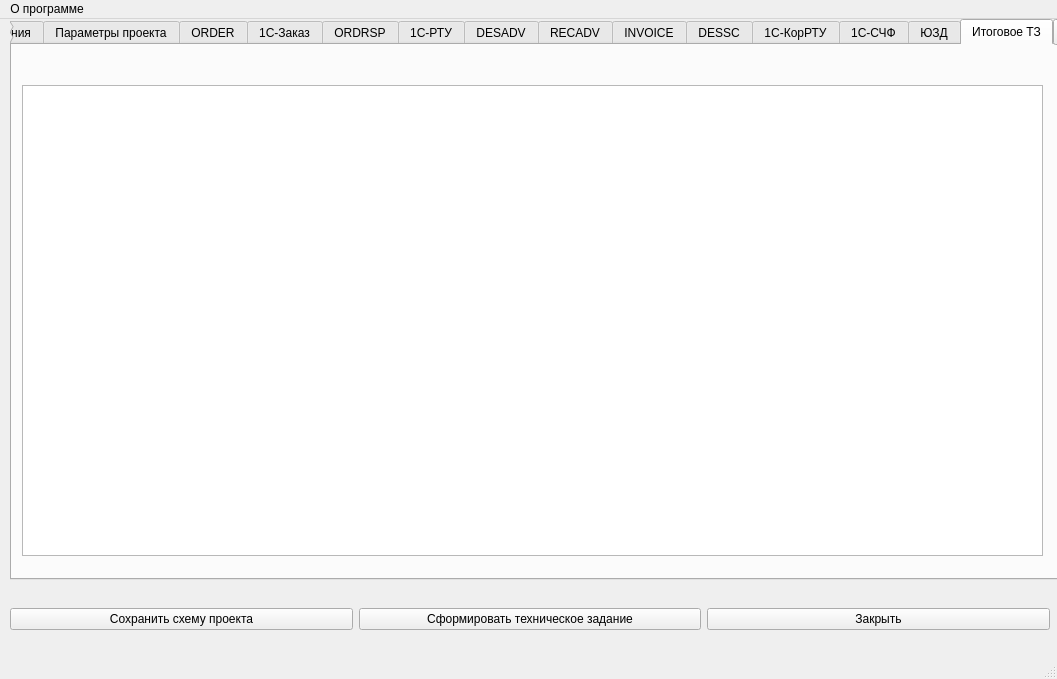
<?xml version="1.0" encoding="UTF-8"?>
<ui version="4.0">
 <class>MainWindow</class>
 <widget class="QMainWindow" name="MainWindow">
  <property name="geometry">
   <rect>
    <x>0</x>
    <y>0</y>
    <width>1057</width>
    <height>679</height>
   </rect>
  </property>
  <property name="windowTitle">
   <string>MainWindow</string>
  </property>
  <widget class="QWidget" name="centralwidget">
   <widget class="QTabWidget" name="tabWidget">
    <property name="geometry">
     <rect>
      <x>10</x>
      <y>0</y>
      <width>1074</width>
      <height>561</height>
     </rect>
    </property>
    <property name="maximumSize">
     <size>
      <width>1074</width>
      <height>561</height>
     </size>
    </property>
    <property name="currentIndex">
     <number>13</number>
    </property>
    <widget class="QWidget" name="tab">
     <attribute name="title">
      <string>Общие сведения</string>
     </attribute>
     <widget class="QLineEdit" name="lineEdit">
      <property name="geometry">
       <rect>
        <x>180</x>
        <y>20</y>
        <width>231</width>
        <height>22</height>
       </rect>
      </property>
      <property name="text">
       <string/>
      </property>
     </widget>
     <widget class="QLabel" name="label">
      <property name="geometry">
       <rect>
        <x>10</x>
        <y>20</y>
        <width>161</width>
        <height>16</height>
       </rect>
      </property>
      <property name="text">
       <string>Краткое название проекта:</string>
      </property>
     </widget>
    </widget>
    <widget class="QWidget" name="tab_2">
     <attribute name="title">
      <string>Параметры проекта</string>
     </attribute>
     <widget class="QGroupBox" name="groupBox">
      <property name="geometry">
       <rect>
        <x>20</x>
        <y>100</y>
        <width>381</width>
        <height>141</height>
       </rect>
      </property>
      <property name="title">
       <string>1С-документы проекта</string>
      </property>
      <widget class="QCheckBox" name="checkBox">
       <property name="geometry">
        <rect>
         <x>10</x>
         <y>20</y>
         <width>81</width>
         <height>20</height>
        </rect>
       </property>
       <property name="text">
        <string>1С-Заказ</string>
       </property>
      </widget>
      <widget class="QCheckBox" name="checkBox_2">
       <property name="geometry">
        <rect>
         <x>10</x>
         <y>50</y>
         <width>81</width>
         <height>20</height>
        </rect>
       </property>
       <property name="text">
        <string>1С-РТУ</string>
       </property>
      </widget>
      <widget class="QCheckBox" name="checkBox_3">
       <property name="geometry">
        <rect>
         <x>10</x>
         <y>80</y>
         <width>91</width>
         <height>20</height>
        </rect>
       </property>
       <property name="text">
        <string>1С-КорРТУ</string>
       </property>
      </widget>
      <widget class="QCheckBox" name="checkBox_4">
       <property name="geometry">
        <rect>
         <x>10</x>
         <y>110</y>
         <width>81</width>
         <height>20</height>
        </rect>
       </property>
       <property name="text">
        <string>1С-СЧФ</string>
       </property>
      </widget>
      <widget class="QLineEdit" name="lineEdit_2">
       <property name="geometry">
        <rect>
         <x>110</x>
         <y>20</y>
         <width>260</width>
         <height>22</height>
        </rect>
       </property>
      </widget>
      <widget class="QLineEdit" name="lineEdit_3">
       <property name="geometry">
        <rect>
         <x>110</x>
         <y>50</y>
         <width>260</width>
         <height>22</height>
        </rect>
       </property>
      </widget>
      <widget class="QLineEdit" name="lineEdit_4">
       <property name="geometry">
        <rect>
         <x>110</x>
         <y>80</y>
         <width>260</width>
         <height>22</height>
        </rect>
       </property>
      </widget>
      <widget class="QLineEdit" name="lineEdit_5">
       <property name="geometry">
        <rect>
         <x>110</x>
         <y>110</y>
         <width>260</width>
         <height>22</height>
        </rect>
       </property>
      </widget>
     </widget>
     <widget class="QComboBox" name="comboBox">
      <property name="geometry">
       <rect>
        <x>160</x>
        <y>30</y>
        <width>311</width>
        <height>22</height>
       </rect>
      </property>
      <item>
       <property name="text">
        <string>Управление торговлей 10.3</string>
       </property>
      </item>
      <item>
       <property name="text">
        <string>Бухгалтерия предприятия 3.0</string>
       </property>
      </item>
     </widget>
     <widget class="QLabel" name="label_2">
      <property name="geometry">
       <rect>
        <x>30</x>
        <y>30</y>
        <width>111</width>
        <height>16</height>
       </rect>
      </property>
      <property name="text">
       <string>1С-Конфигурация: </string>
      </property>
     </widget>
     <widget class="QCheckBox" name="checkBox_5">
      <property name="geometry">
       <rect>
        <x>500</x>
        <y>30</y>
        <width>401</width>
        <height>20</height>
       </rect>
      </property>
      <property name="text">
       <string>(Используется нетиповая конфигурация на основе указанной)</string>
      </property>
     </widget>
     <widget class="QTableWidget" name="tableWidget">
      <property name="geometry">
       <rect>
        <x>540</x>
        <y>120</y>
        <width>481</width>
        <height>192</height>
       </rect>
      </property>
     </widget>
     <widget class="QLabel" name="label_3">
      <property name="geometry">
       <rect>
        <x>550</x>
        <y>90</y>
        <width>331</width>
        <height>16</height>
       </rect>
      </property>
      <property name="text">
       <string>Торговые сети и сообщения</string>
      </property>
     </widget>
     <widget class="QGroupBox" name="groupBox_2">
      <property name="geometry">
       <rect>
        <x>20</x>
        <y>260</y>
        <width>161</width>
        <height>151</height>
       </rect>
      </property>
      <property name="title">
       <string>EDI-документы проекта</string>
      </property>
      <widget class="QCheckBox" name="checkBox_6">
       <property name="geometry">
        <rect>
         <x>10</x>
         <y>20</y>
         <width>81</width>
         <height>20</height>
        </rect>
       </property>
       <property name="text">
        <string>ORDER</string>
       </property>
      </widget>
      <widget class="QCheckBox" name="checkBox_7">
       <property name="geometry">
        <rect>
         <x>10</x>
         <y>40</y>
         <width>81</width>
         <height>20</height>
        </rect>
       </property>
       <property name="text">
        <string>ORDRSP</string>
       </property>
      </widget>
      <widget class="QCheckBox" name="checkBox_8">
       <property name="geometry">
        <rect>
         <x>10</x>
         <y>60</y>
         <width>81</width>
         <height>20</height>
        </rect>
       </property>
       <property name="text">
        <string>DESADV</string>
       </property>
      </widget>
      <widget class="QCheckBox" name="checkBox_9">
       <property name="geometry">
        <rect>
         <x>10</x>
         <y>80</y>
         <width>81</width>
         <height>20</height>
        </rect>
       </property>
       <property name="text">
        <string>RECADV</string>
       </property>
      </widget>
      <widget class="QCheckBox" name="checkBox_10">
       <property name="geometry">
        <rect>
         <x>10</x>
         <y>100</y>
         <width>81</width>
         <height>20</height>
        </rect>
       </property>
       <property name="text">
        <string>INVOICE</string>
       </property>
      </widget>
      <widget class="QCheckBox" name="checkBox_11">
       <property name="geometry">
        <rect>
         <x>10</x>
         <y>120</y>
         <width>81</width>
         <height>20</height>
        </rect>
       </property>
       <property name="text">
        <string>DESSC</string>
       </property>
      </widget>
     </widget>
    </widget>
    <widget class="QWidget" name="tab_3">
     <attribute name="title">
      <string>ORDER</string>
     </attribute>
     <widget class="QGroupBox" name="groupBox_3">
      <property name="geometry">
       <rect>
        <x>10</x>
        <y>369</y>
        <width>1021</width>
        <height>151</height>
       </rect>
      </property>
      <property name="title">
       <string>Текст текущего пункта</string>
      </property>
      <widget class="QTextEdit" name="textEdit">
       <property name="geometry">
        <rect>
         <x>10</x>
         <y>20</y>
         <width>1001</width>
         <height>121</height>
        </rect>
       </property>
      </widget>
     </widget>
    </widget>
    <widget class="QWidget" name="tab_5">
     <attribute name="title">
      <string>1С-Заказ</string>
     </attribute>
    </widget>
    <widget class="QWidget" name="tab_4">
     <attribute name="title">
      <string>ORDRSP</string>
     </attribute>
    </widget>
    <widget class="QWidget" name="tab_6">
     <attribute name="title">
      <string>1С-РТУ</string>
     </attribute>
    </widget>
    <widget class="QWidget" name="tab_7">
     <attribute name="title">
      <string>DESADV</string>
     </attribute>
    </widget>
    <widget class="QWidget" name="tab_8">
     <attribute name="title">
      <string>RECADV</string>
     </attribute>
    </widget>
    <widget class="QWidget" name="tab_9">
     <attribute name="title">
      <string>INVOICE</string>
     </attribute>
    </widget>
    <widget class="QWidget" name="tab_10">
     <attribute name="title">
      <string>DESSC</string>
     </attribute>
    </widget>
    <widget class="QWidget" name="tab_11">
     <attribute name="title">
      <string>1С-КорРТУ</string>
     </attribute>
    </widget>
    <widget class="QWidget" name="tab_12">
     <attribute name="title">
      <string>1С-СЧФ</string>
     </attribute>
    </widget>
    <widget class="QWidget" name="tab_13">
     <attribute name="title">
      <string>ЮЗД</string>
     </attribute>
    </widget>
    <widget class="QWidget" name="tab_14">
     <attribute name="title">
      <string>Итоговое ТЗ</string>
     </attribute>
     <widget class="QTextEdit" name="textEdit_2">
      <property name="geometry">
       <rect>
        <x>10</x>
        <y>40</y>
        <width>1021</width>
        <height>471</height>
       </rect>
      </property>
     </widget>
    </widget>
   </widget>
   <widget class="QWidget" name="horizontalLayoutWidget">
    <property name="geometry">
     <rect>
      <x>10</x>
      <y>580</y>
      <width>1040</width>
      <height>41</height>
     </rect>
    </property>
    <layout class="QHBoxLayout" name="horizontalLayout">
     <property name="sizeConstraint">
      <enum>QLayout::SetNoConstraint</enum>
     </property>
     <item>
      <widget class="QPushButton" name="pushButton">
       <property name="enabled">
        <bool>true</bool>
       </property>
       <property name="baseSize">
        <size>
         <width>100</width>
         <height>1</height>
        </size>
       </property>
       <property name="text">
        <string>Сохранить схему проекта</string>
       </property>
      </widget>
     </item>
     <item>
      <widget class="QPushButton" name="pushButton_2">
       <property name="text">
        <string>Сформировать техническое задание</string>
       </property>
      </widget>
     </item>
     <item>
      <widget class="QPushButton" name="pushButton_3">
       <property name="text">
        <string>Закрыть</string>
       </property>
      </widget>
     </item>
    </layout>
   </widget>
  </widget>
  <widget class="QMenuBar" name="menubar">
   <property name="geometry">
    <rect>
     <x>0</x>
     <y>0</y>
     <width>1057</width>
     <height>26</height>
    </rect>
   </property>
   <widget class="QMenu" name="menu">
    <property name="title">
     <string>О программе</string>
    </property>
   </widget>
   <addaction name="menu"/>
  </widget>
  <widget class="QStatusBar" name="statusbar"/>
 </widget>
 <resources/>
 <connections/>
</ui>
